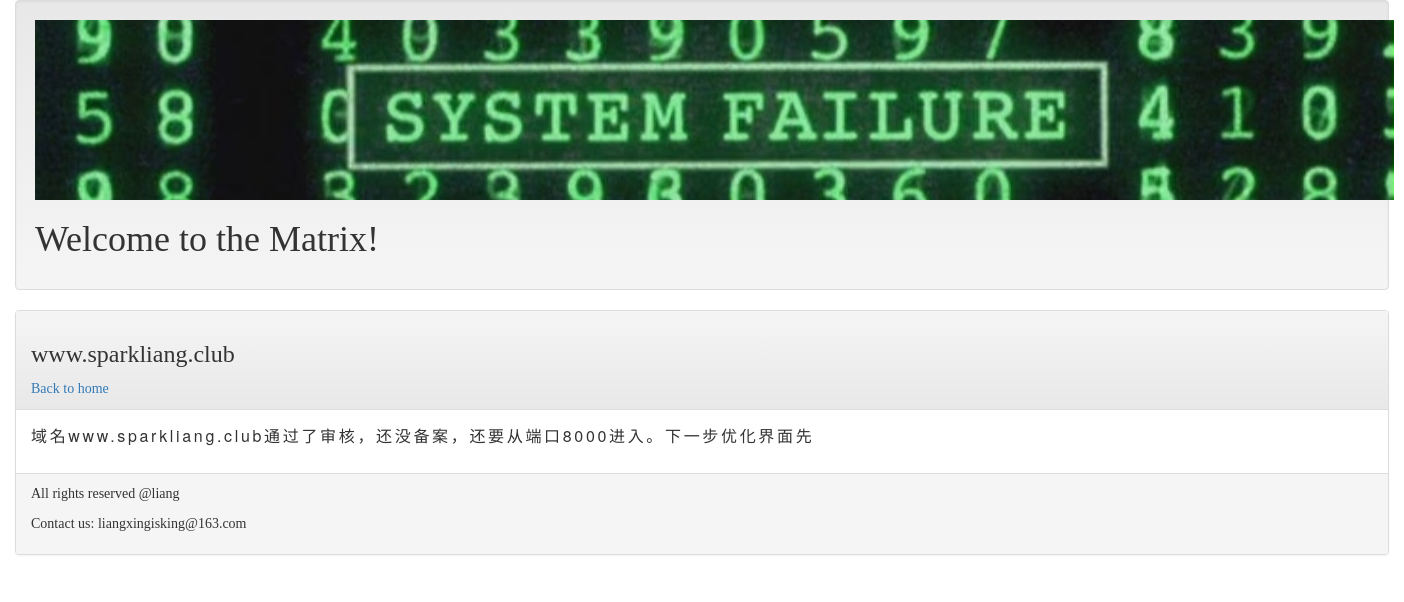
Screenshot of /post/PostInJul21 with the database file from the repository.
### mainsite/models.py (models this page shows, shortened)
class Post(models.Model):
	title = models.CharField(max_length=200)
	slug = models.CharField(max_length=200)
	body = models.TextField()
	pub_date = models.DateTimeField(default=timezone.now)
	class Meta:
		ordering = ('-pub_date',)

### mainsite/views.py (the view)
# urls.py: url(r'^post/(\w+)$', showpost),
def showpost(request, slug):
	template = get_template('post.html')
	try:
		post = Post.objects.get(slug = slug)
		if post != None:
			html = template.render(locals())
			return HttpResponse(html)
	except:
		return redirect('/')

### templates/post.html (shortened to what this page needs)
{% extends 'base.html' %}
{% block headmessage  %}
	<h3 style='font-family:Times Roman;'>{{ post.title }}</h3>
	<a style='font-family:Times Roman;' href='/'>Back to home</a>
{% endblock %}
{% block content %}
	<p style='front-family:Times Roman;font-size:12pt;letter-spacing:2pt;'>
		{{ post.body }}</a>
	</p>
{% endblock %}

### rows the page displays
Post: title "www.sparkliang.club", body "域名www.sparkliang.club通过了审核，还没备案，还要从端口8000进入。下一步优化界面先"
